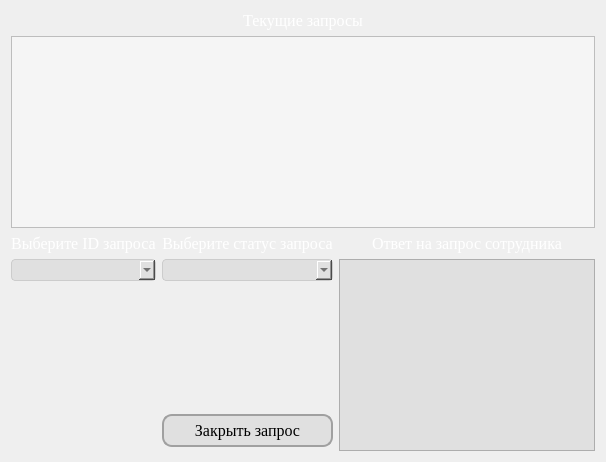
      <widget class="QWidget" name="got_query">
       <layout class="QGridLayout" name="gridLayout_23">
        <item row="2" column="0">
         <layout class="QGridLayout" name="gridLayout_22">
          <property name="sizeConstraint">
           <enum>QLayout::SetFixedSize</enum>
          </property>
          <item row="0" column="1">
           <widget class="QLabel" name="label_3">
            <property name="sizePolicy">
             <sizepolicy hsizetype="Preferred" vsizetype="Fixed">
              <horstretch>0</horstretch>
              <verstretch>0</verstretch>
             </sizepolicy>
            </property>
            <property name="font">
             <font>
              <family>Times New Roman</family>
              <pointsize>12</pointsize>
             </font>
            </property>
            <property name="styleSheet">
             <string notr="true">color: rgb(255, 255, 255)</string>
            </property>
            <property name="text">
             <string>Выберите статус запроса</string>
            </property>
            <property name="alignment">
             <set>Qt::AlignCenter</set>
            </property>
           </widget>
          </item>
          <item row="1" column="1">
           <widget class="QComboBox" name="comboBox_requestStatus">
            <property name="cursor">
             <cursorShape>PointingHandCursor</cursorShape>
            </property>
            <property name="styleSheet">
             <string notr="true">/* Стили для самого комбобокса */
QComboBox {
    border: 1px solid #ccc;
    border-radius: 4px;
    padding: 2px 4px; /* Уменьшает внутренние отступы */
    background-color: #E0E0E0;
    color: #333;
    min-height: 10px;
}

/* Стили для выпадающего списка */
QComboBox QAbstractItemView {
    border: 1px solid #ccc;
    background-color: #E0E0E0;
}

/* Стили для выбранного элемента в выпадающем списке */
QComboBox QAbstractItemView::item:selected {
    background-color: rgb(177, 177, 177); /* Устанавливает цвет фона для выбранного элемента */
    color: #333;
}

/* Стили для невыбранных элементов в выпадающем списке */
QComboBox QAbstractItemView::item {
    background-color: #E0E0E0;
    color: #333;
    padding: 2px; /* Уменьшает внутренние отступы для элементов */
    min-height: 15px; /* Устанавливает минимальную высоту для элементов */
}
</string>
            </property>
           </widget>
          </item>
          <item row="3" column="1">
           <widget class="QPushButton" name="pushButton_closeRequest">
            <property name="font">
             <font>
              <family>Times New Roman</family>
              <pointsize>12</pointsize>
             </font>
            </property>
            <property name="cursor">
             <cursorShape>PointingHandCursor</cursorShape>
            </property>
            <property name="styleSheet">
             <string notr="true">QPushButton {
    background-color: #E0E0E0;
    border-radius: 10px;
    border: 2px solid #A0A0A0;
    padding: 5px 10px;
}

QPushButton:hover {
    background-color: #CCCCCC;
}
</string>
            </property>
            <property name="text">
             <string>Закрыть запрос</string>
            </property>
           </widget>
          </item>
          <item row="0" column="2">
           <widget class="QLabel" name="label_4">
            <property name="sizePolicy">
             <sizepolicy hsizetype="Preferred" vsizetype="Fixed">
              <horstretch>0</horstretch>
              <verstretch>0</verstretch>
             </sizepolicy>
            </property>
            <property name="font">
             <font>
              <family>Times New Roman</family>
              <pointsize>12</pointsize>
             </font>
            </property>
            <property name="styleSheet">
             <string notr="true">color: rgb(255, 255, 255)</string>
            </property>
            <property name="text">
             <string>Ответ на запрос сотрудника</string>
            </property>
            <property name="alignment">
             <set>Qt::AlignCenter</set>
            </property>
           </widget>
          </item>
          <item row="0" column="0">
           <widget class="QLabel" name="label">
            <property name="sizePolicy">
             <sizepolicy hsizetype="Preferred" vsizetype="Fixed">
              <horstretch>0</horstretch>
              <verstretch>0</verstretch>
             </sizepolicy>
            </property>
            <property name="font">
             <font>
              <family>Times New Roman</family>
              <pointsize>12</pointsize>
             </font>
            </property>
            <property name="styleSheet">
             <string notr="true">color: rgb(255, 255, 255)</string>
            </property>
            <property name="text">
             <string>Выберите ID запроса</string>
            </property>
            <property name="alignment">
             <set>Qt::AlignCenter</set>
            </property>
           </widget>
          </item>
          <item row="1" column="0">
           <widget class="QComboBox" name="comboBox_requestID">
            <property name="cursor">
             <cursorShape>PointingHandCursor</cursorShape>
            </property>
            <property name="styleSheet">
             <string notr="true">/* Стили для самого комбобокса */
QComboBox {
    border: 1px solid #ccc;
    border-radius: 4px;
    padding: 2px 4px; /* Уменьшает внутренние отступы */
    background-color: #E0E0E0;
    color: #333;
    min-height: 10px;
}

/* Стили для выпадающего списка */
QComboBox QAbstractItemView {
    border: 1px solid #ccc;
    background-color: #E0E0E0;
}

/* Стили для выбранного элемента в выпадающем списке */
QComboBox QAbstractItemView::item:selected {
    background-color: rgb(177, 177, 177); /* Устанавливает цвет фона для выбранного элемента */
    color: #333;
}

/* Стили для невыбранных элементов в выпадающем списке */
QComboBox QAbstractItemView::item {
    background-color: #E0E0E0;
    color: #333;
    padding: 2px; /* Уменьшает внутренние отступы для элементов */
    min-height: 15px; /* Устанавливает минимальную высоту для элементов */
}
</string>
            </property>
           </widget>
          </item>
          <item row="1" column="2" rowspan="3">
           <widget class="QTextEdit" name="textEdit">
            <property name="sizePolicy">
             <sizepolicy hsizetype="Expanding" vsizetype="Fixed">
              <horstretch>0</horstretch>
              <verstretch>0</verstretch>
             </sizepolicy>
            </property>
            <property name="maximumSize">
             <size>
              <width>16777215</width>
              <height>200</height>
             </size>
            </property>
            <property name="font">
             <font>
              <family>Times New Roman</family>
              <pointsize>12</pointsize>
             </font>
            </property>
            <property name="cursor" stdset="0">
             <cursorShape>IBeamCursor</cursorShape>
            </property>
            <property name="styleSheet">
             <string notr="true">QTextEdit {
    background-color: #E0E0E0;
    color: black;
    text-align: justify;
}
</string>
            </property>
           </widget>
          </item>
          <item row="2" column="1">
           <spacer name="verticalSpacer_2">
            <property name="orientation">
             <enum>Qt::Vertical</enum>
            </property>
            <property name="sizeType">
             <enum>QSizePolicy::Fixed</enum>
            </property>
            <property name="sizeHint" stdset="0">
             <size>
              <width>20</width>
              <height>100</height>
             </size>
            </property>
           </spacer>
          </item>
          <item row="3" column="0">
           <spacer name="verticalSpacer">
            <property name="orientation">
             <enum>Qt::Vertical</enum>
            </property>
            <property name="sizeType">
             <enum>QSizePolicy::Fixed</enum>
            </property>
            <property name="sizeHint" stdset="0">
             <size>
              <width>20</width>
              <height>40</height>
             </size>
            </property>
           </spacer>
          </item>
          <item row="2" column="0">
           <spacer name="verticalSpacer_5">
            <property name="orientation">
             <enum>Qt::Vertical</enum>
            </property>
            <property name="sizeType">
             <enum>QSizePolicy::Fixed</enum>
            </property>
            <property name="sizeHint" stdset="0">
             <size>
              <width>20</width>
              <height>100</height>
             </size>
            </property>
           </spacer>
          </item>
         </layout>
        </item>
        <item row="1" column="0">
         <widget class="QTableView" name="tableView_empRequests">
          <property name="styleSheet">
           <string notr="true">QTableView {
    background-color: #f5f5f5; /* Цвет фона */
    color: #333; /* Цвет текста */
    gridline-color: #ccc; /* Цвет линий сетки */
}

QTableView::item:selected {
    background-color: #a0d9ff; /* Цвет фона для выбранной ячейки */
    color: #333; /* Цвет текста для выбранной ячейки */
}

QHeaderView::section {
    background-color: #4c7c99; /* Цвет фона заголовков столбцов */
    color: white; /* Цвет текста заголовков столбцов */
    padding: 4px; /* Отступы внутри заголовков столбцов */
    border: 1px solid #2e5066; /* Граница вокруг заголовков столбцов */
}

QTableView::horizontalHeader {
    background-color: #4c7c99; /* Цвет фона горизонтального заголовка */
    color: white; /* Цвет текста горизонтального заголовка */
}

QTableView::verticalHeader {
    background-color: #4c7c99; /* Цвет фона вертикального заголовка */
    color: white; /* Цвет текста вертикального заголовка */
}
</string>
          </property>
          <property name="frameShadow">
           <enum>QFrame::Raised</enum>
          </property>
          <property name="editTriggers">
           <set>QAbstractItemView::NoEditTriggers</set>
          </property>
          <property name="gridStyle">
           <enum>Qt::SolidLine</enum>
          </property>
          <property name="sortingEnabled">
           <bool>true</bool>
          </property>
          <attribute name="horizontalHeaderShowSortIndicator" stdset="0">
           <bool>true</bool>
          </attribute>
         </widget>
        </item>
        <item row="0" column="0">
         <widget class="QLabel" name="label_46">
          <property name="font">
           <font>
            <family>Times New Roman</family>
            <pointsize>12</pointsize>
           </font>
          </property>
          <property name="styleSheet">
           <string notr="true">color: rgb(255, 255, 255)</string>
          </property>
          <property name="text">
           <string>Текущие запросы</string>
          </property>
          <property name="alignment">
           <set>Qt::AlignCenter</set>
          </property>
         </widget>
        </item>
       </layout>
      </widget>
